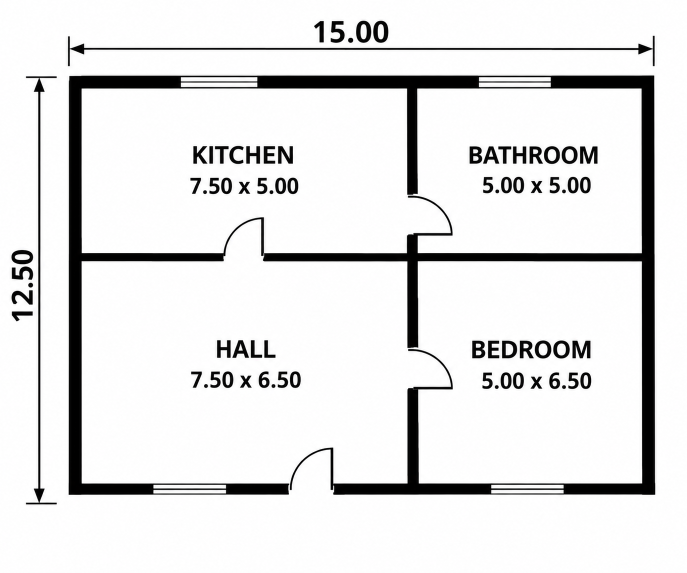
#> input picture sample-images/Black-and-White Four-Room Floor Plan.png, 1374 x 1145 px (shown at 1/2 size)
$ python -i image_processor.py   (imports and definitions only)
#> lines starting #> are read from the running program, lines starting #| are printed output that depends on the picture; after the words box and inside, x2 and y2 are one past the last pixel; in counts of white or black regions, pixels touching at a corner belong together
import cv2
import numpy as np
import pytesseract
from pytesseract import Output
import re

# [25 lines left out: function annotate_drawing, not called in this run]

def extract_ocr_text(image):
    """Extracts primary dimension number for scale calibration."""
    img_array = np.array(image)
    gray = cv2.cvtColor(img_array, cv2.COLOR_RGB2GRAY)
    gray = cv2.resize(gray, None, fx=3, fy=3, interpolation=cv2.INTER_CUBIC)
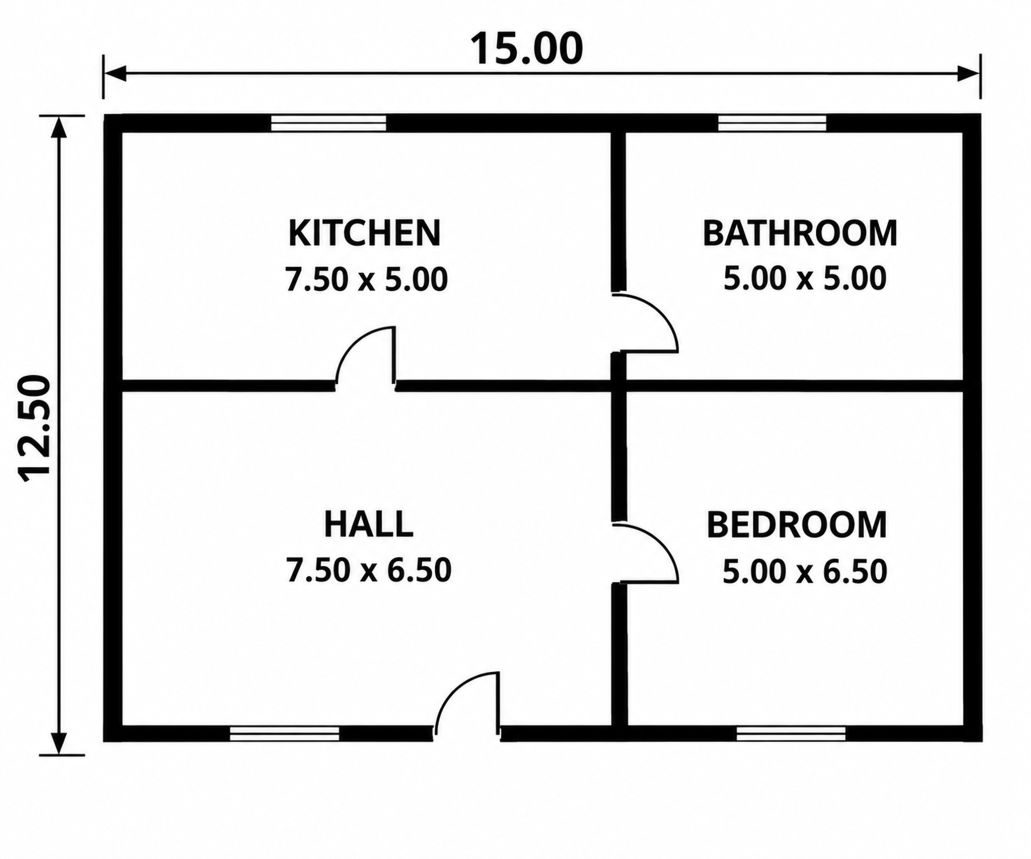
#> gray: shape (3435, 4122) (shown at 1/4 size); min 0, max 255, mean 228.5
    _, thresh = cv2.threshold(gray, 0, 255, cv2.THRESH_BINARY_INV + cv2.THRESH_OTSU)
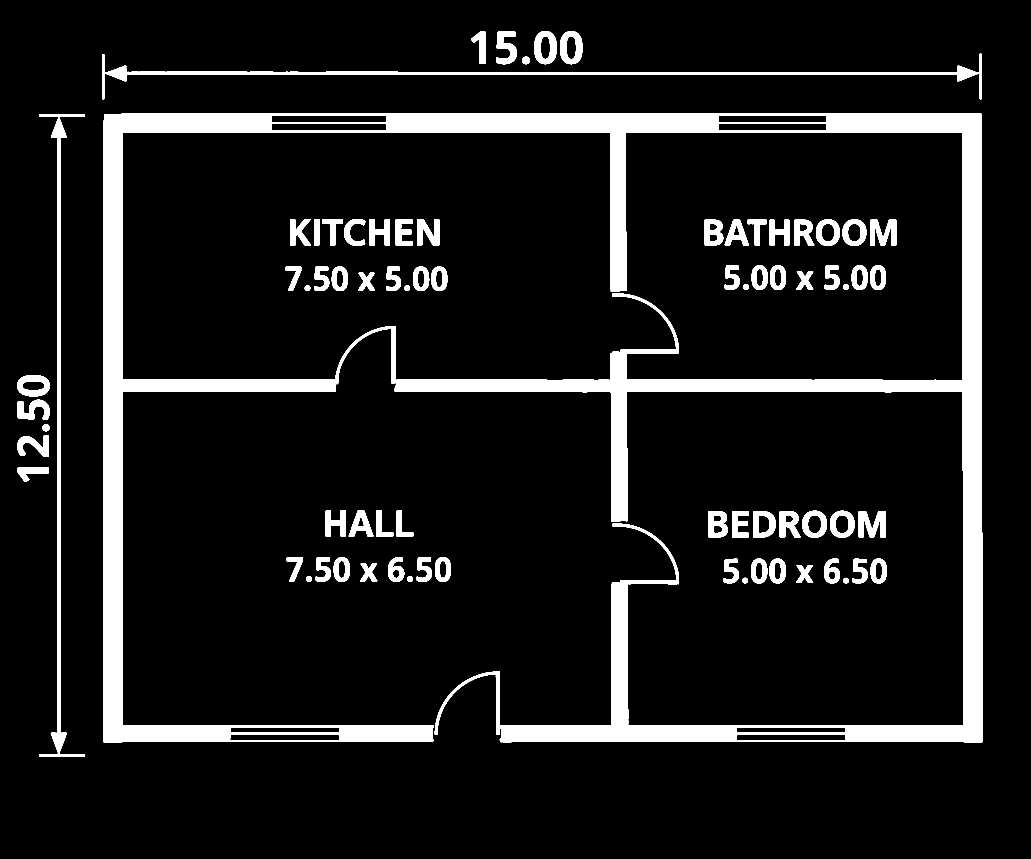
#> thresh: shape (3435, 4122) (shown at 1/4 size); 10.1% white; 75 white regions, largest, box (x1, y1, x2, y2) and area: (412, 453, 3931, 2969) 1068933, (408, 215, 3928, 397) 46605, (156, 458, 341, 3026) 38014
    kernel = np.ones((2,2), np.uint8)
    processed_img = cv2.dilate(thresh, kernel, iterations=1)
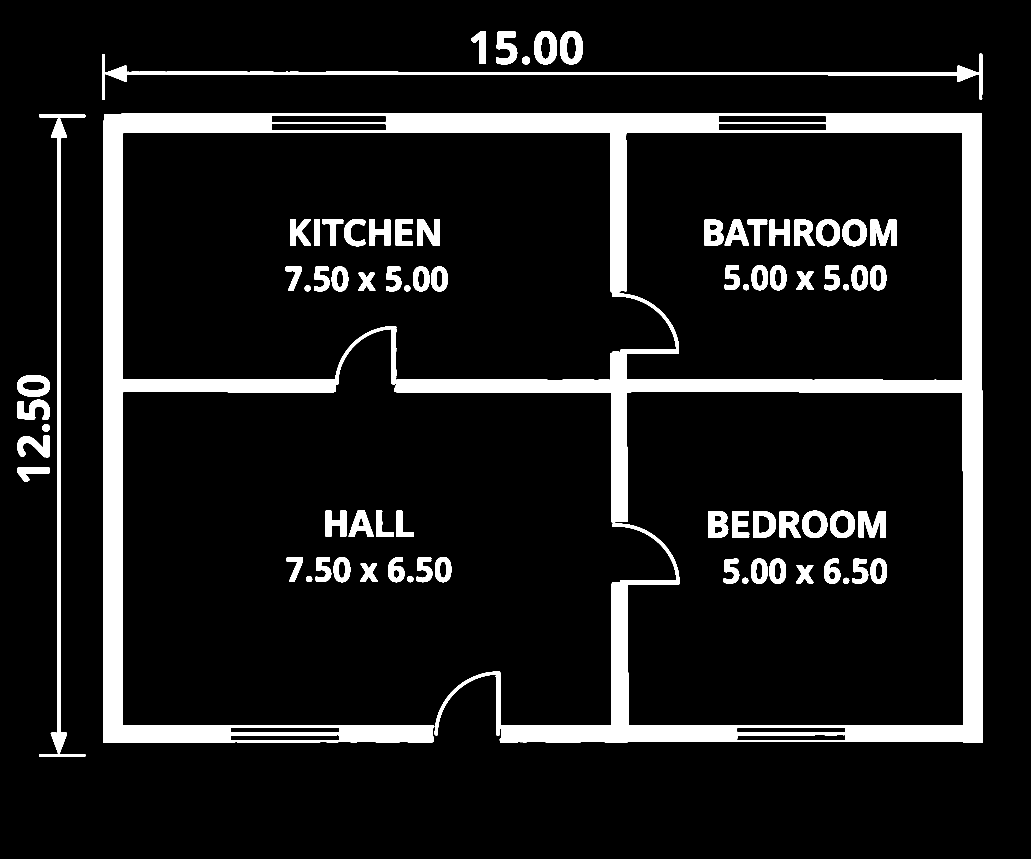
#> processed_img: shape (3435, 4122) (shown at 1/4 size); 10.4% white; 75 white regions, largest, box (x1, y1, x2, y2) and area: (412, 453, 3932, 2970) 1092120, (408, 215, 3929, 398) 50610, (156, 458, 342, 3027) 41062

    try:
        custom_config = r'--oem 3 --psm 11 -c tessedit_char_whitelist=0123456789.'
#> (the run stopped early here; a loop or call above may not have finished)

$ run again, on sample-images/Black-and-White Four-Room House Floor Plan.png
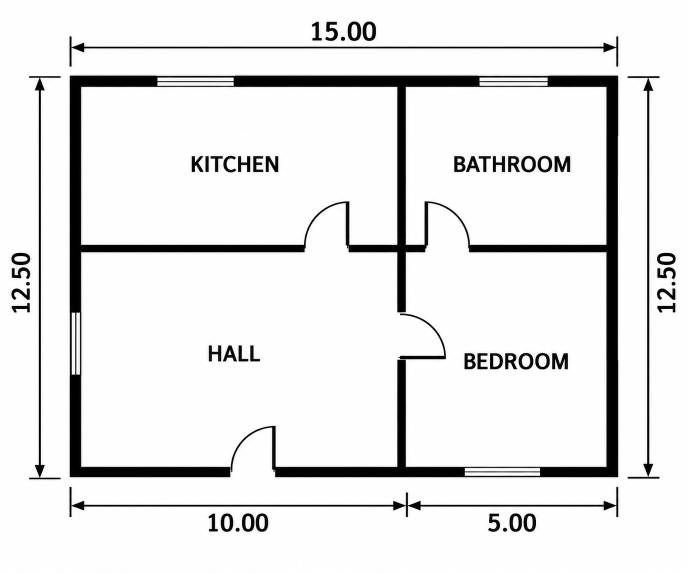
#> input picture sample-images/Black-and-White Four-Room House Floor Plan.png, 1374 x 1145 px (shown at 1/2 size)
#> in extract_ocr_text, `_, thresh = cv2.threshold(gray, 0, 255, cv2.THRESH_BINARY_INV + cv2.TH..`:
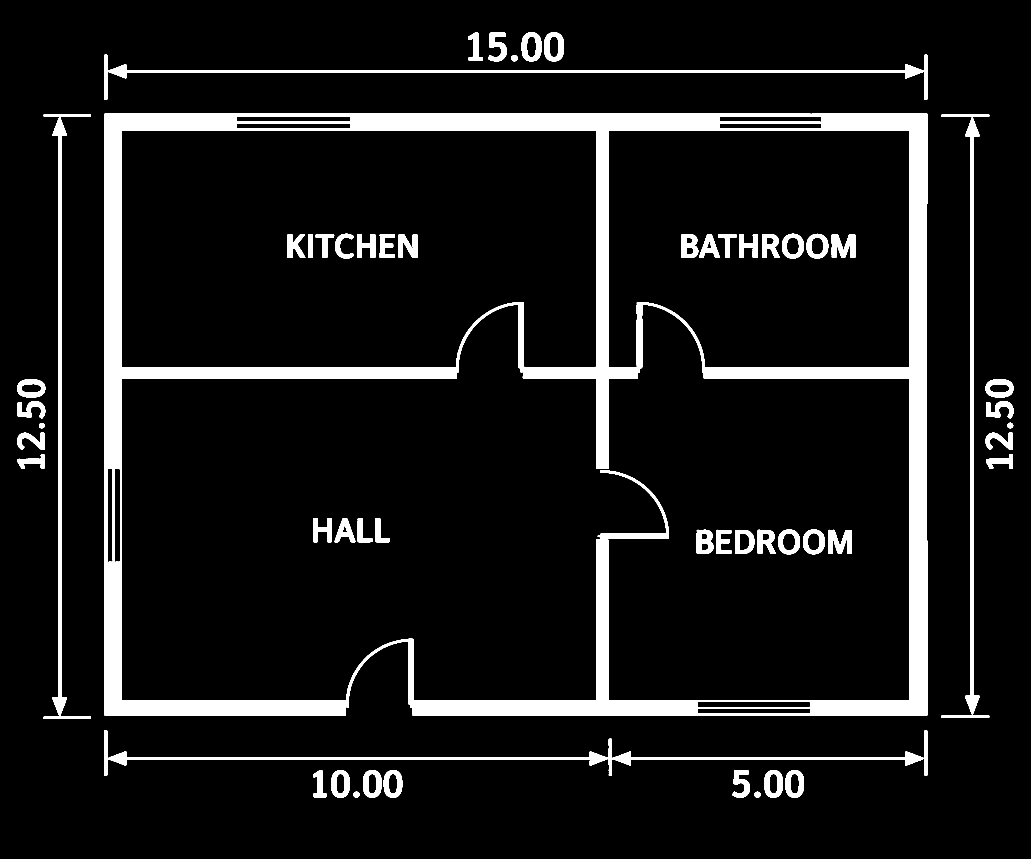
#> thresh: shape (3435, 4122) (shown at 1/4 size); 8.9% white; 56 white regions, largest, box (x1, y1, x2, y2) and area: (418, 453, 3709, 2864) 902004, (417, 2921, 3709, 3102) 44775, (417, 218, 3709, 399) 42935
#> in extract_ocr_text, `processed_img = cv2.dilate(thresh, kernel, iterations=1)`:
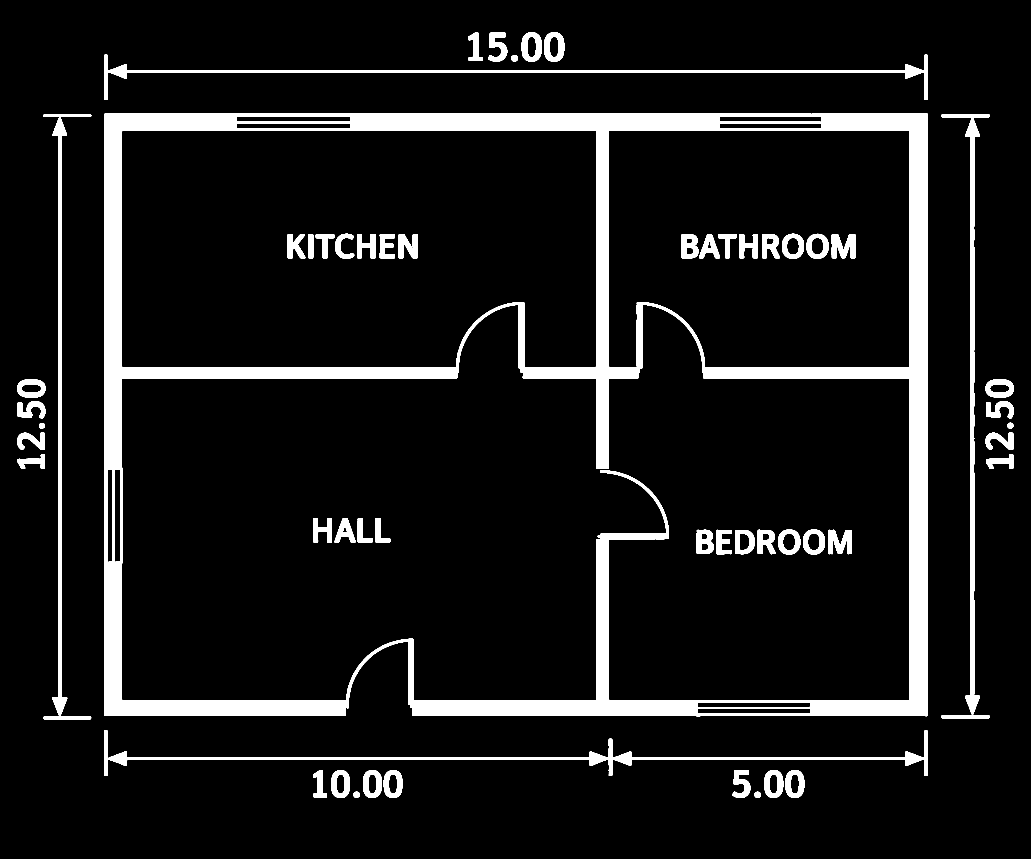
#> processed_img: shape (3435, 4122) (shown at 1/4 size); 9.2% white; 56 white regions, largest, box (x1, y1, x2, y2) and area: (418, 453, 3710, 2865) 923454, (417, 2921, 3710, 3103) 48770, (417, 218, 3710, 400) 46690

$ run again, on sample-images/Black-and-White House Floor Plan.png
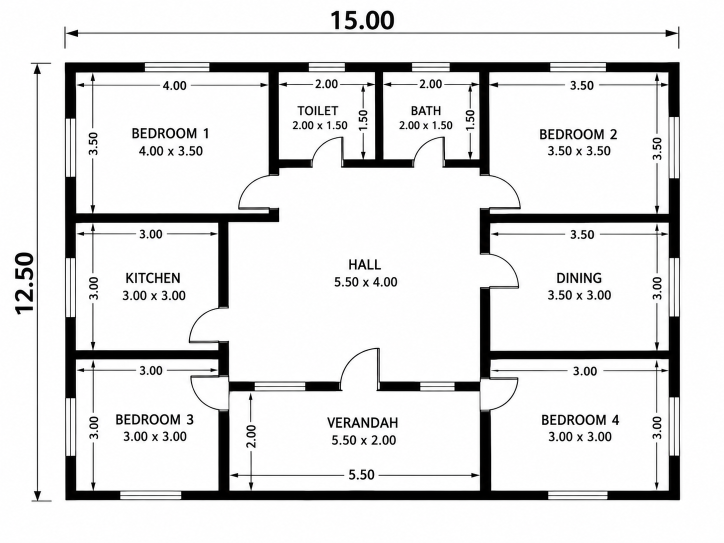
#> input picture sample-images/Black-and-White House Floor Plan.png, 1448 x 1086 px (shown at 1/2 size)
#> in extract_ocr_text, `_, thresh = cv2.threshold(gray, 0, 255, cv2.THRESH_BINARY_INV + cv2.TH..`:
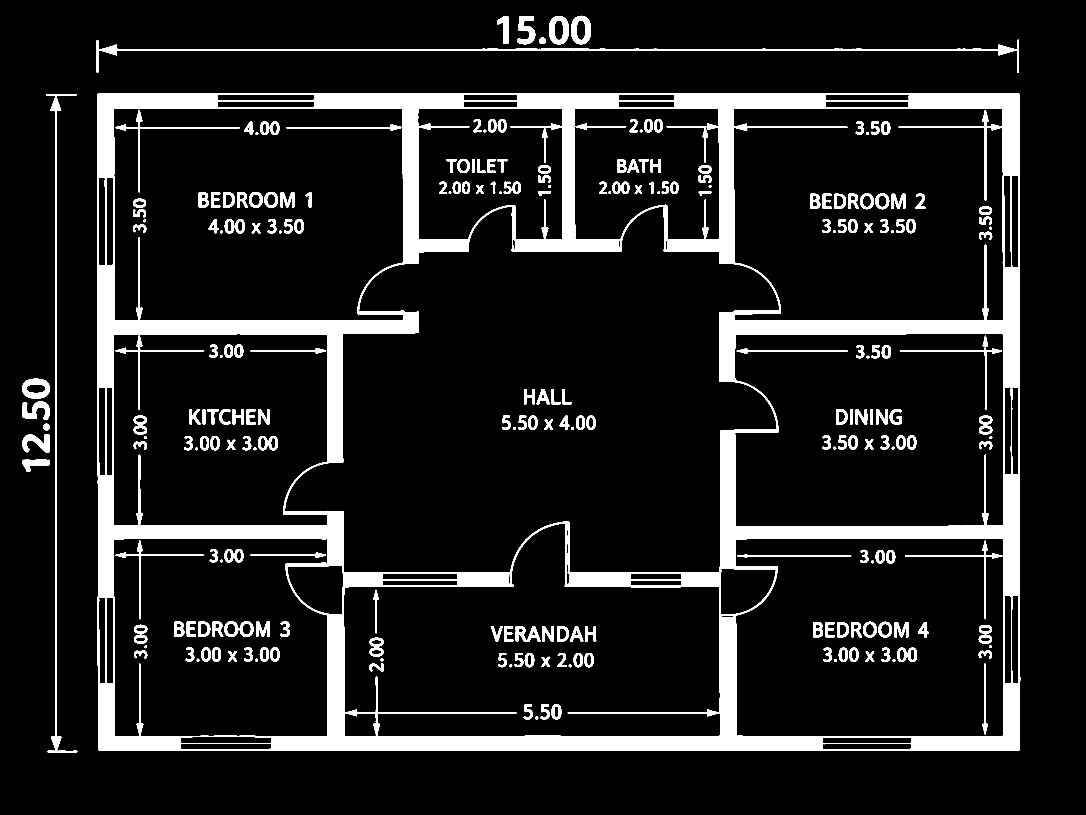
#> thresh: shape (3258, 4344) (shown at 1/4 size); 11% white; 257 white regions, largest, box (x1, y1, x2, y2) and area: (389, 372, 4081, 3002) 1233286, (396, 159, 4076, 292) 22198, (185, 377, 310, 3009) 19018
#> in extract_ocr_text, `processed_img = cv2.dilate(thresh, kernel, iterations=1)`:
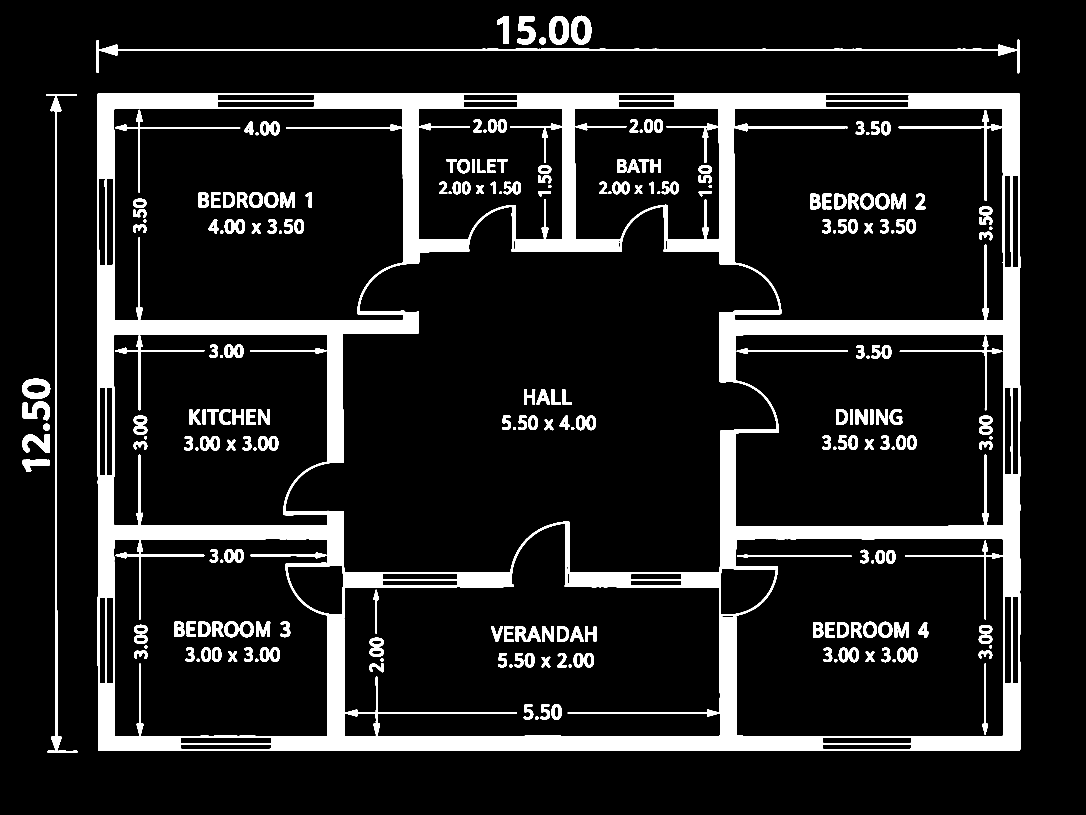
#> processed_img: shape (3258, 4344) (shown at 1/4 size); 11.7% white; 255 white regions, largest, box (x1, y1, x2, y2) and area: (389, 372, 4082, 3003) 1283423, (396, 159, 4077, 293) 26110, (185, 377, 311, 3010) 21975

$ run again, on sample-images/Blueprint-Style House Floor Plan.png
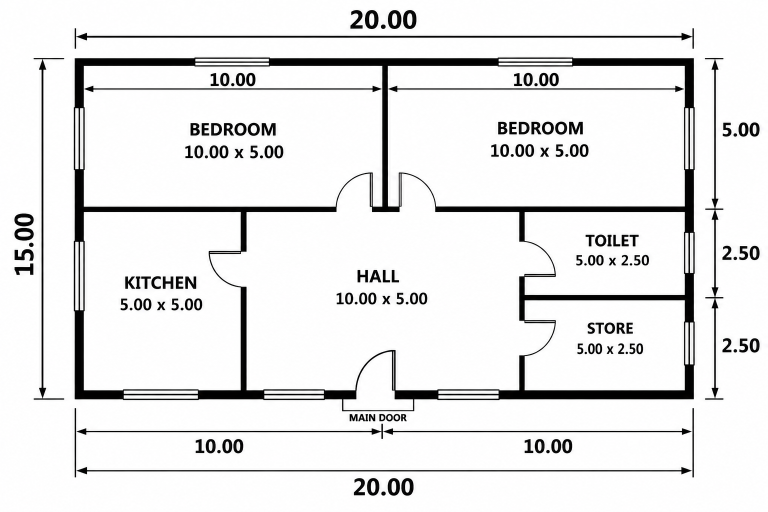
#> input picture sample-images/Blueprint-Style House Floor Plan.png, 1536 x 1024 px (shown at 1/2 size)
#> in extract_ocr_text, `_, thresh = cv2.threshold(gray, 0, 255, cv2.THRESH_BINARY_INV + cv2.TH..`:
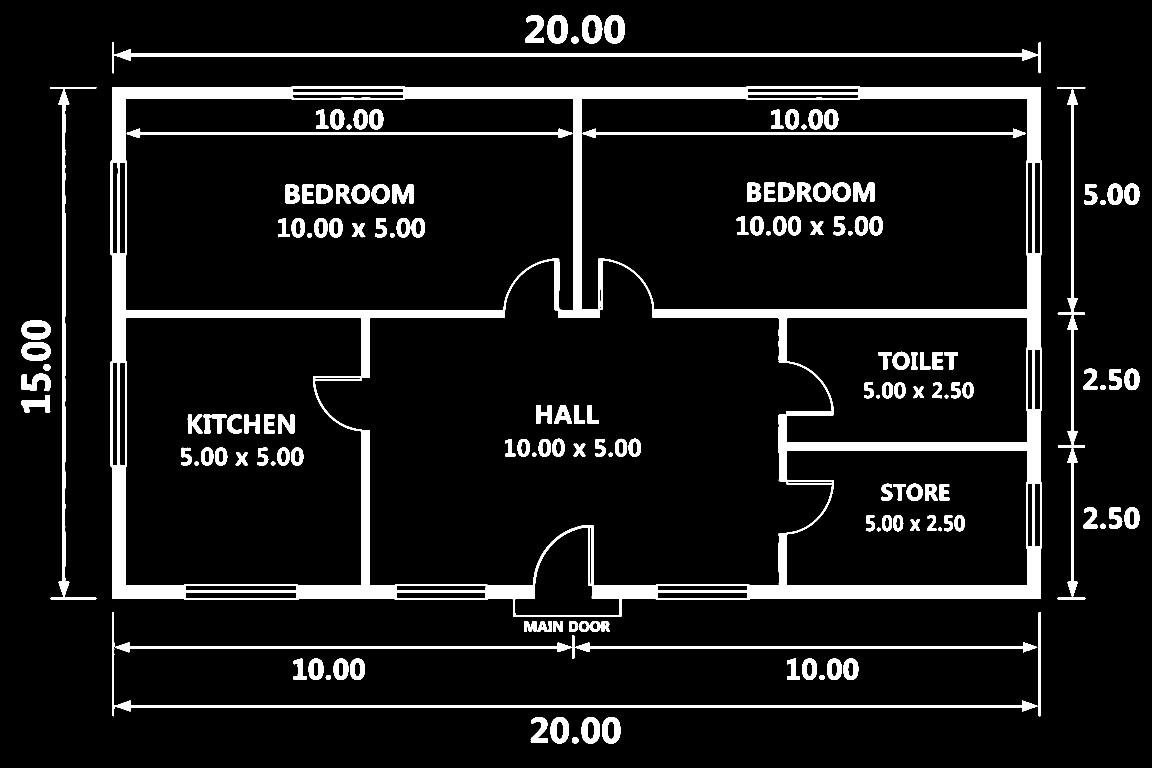
#> thresh: shape (3072, 4608) (shown at 1/4 size); 8.7% white; 159 white regions, largest, box (x1, y1, x2, y2) and area: (443, 345, 4168, 2468) 721300, (448, 169, 4164, 293) 44307, (460, 2802, 4150, 2846) 31396
#> in extract_ocr_text, `processed_img = cv2.dilate(thresh, kernel, iterations=1)`:
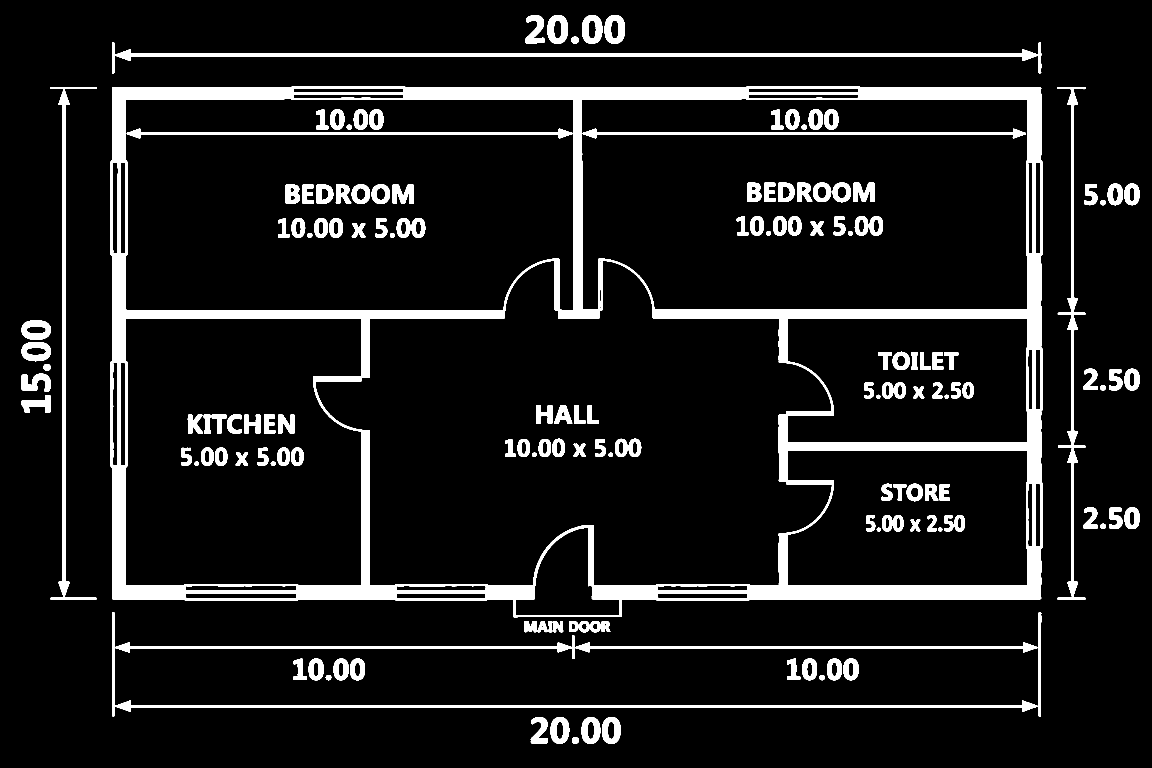
#> processed_img: shape (3072, 4608) (shown at 1/4 size); 9.2% white; 159 white regions, largest, box (x1, y1, x2, y2) and area: (443, 345, 4169, 2469) 752246, (448, 169, 4165, 294) 48346, (460, 2802, 4151, 2847) 35171
